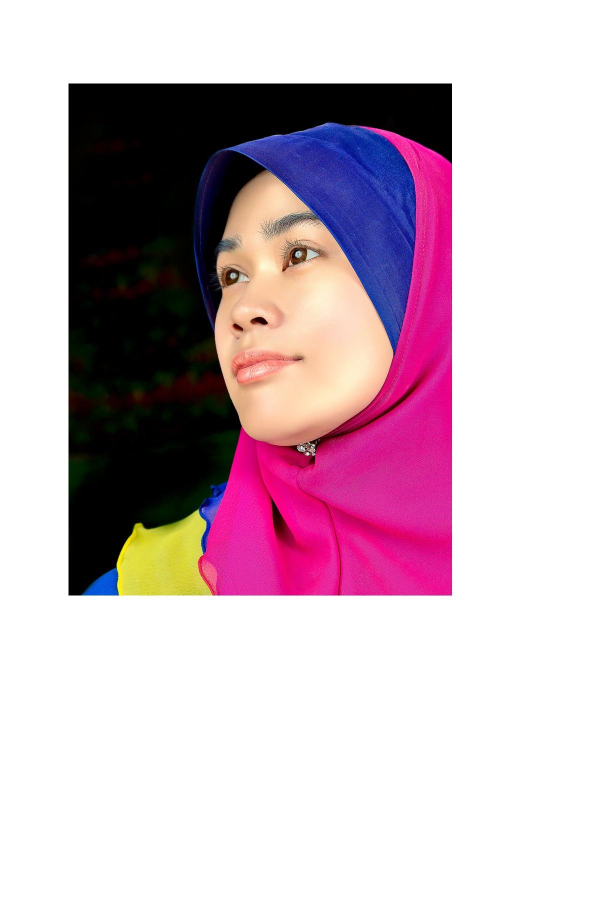
#> input picture SittingWatch/SittingWatch-main/YOLOv8/main/test.jpg, 1210 x 1816 px (shown at 1/2 size)
$ python -i detecter.py   (imports and definitions only)
#> lines starting #> are read from the running program, lines starting #| are printed output that depends on the picture; after the words box and inside, x2 and y2 are one past the last pixel; in counts of white or black regions, pixels touching at a corner belong together
#> further down, picture is the input picture: shape (1816, 1210, 3); mean B, G, R 193.3, 182.4, 203.6
import cv2
import numpy as np
import mediapipe as mp
from mediapipe.python.solutions import pose


# [24 lines left out: function find_upright_rotation, not called in this run]


def detect_person_and_fit_rect(image):
    """
    1) 用 HOG+SVM 检测整张图里最大的人体窗口
    2) 对窗口内做 Canny 边缘检测，找最大连通边缘轮廓
    3) 用 minAreaRect 拟合该轮廓，得到中心(cx,cy)、(w_box,h_box)、旋转角度 θ
    返回：cx, cy, w_box, h_box, angle_deg（以水平为 0°，逆时针为正）
    """
    # —— 1) HOG 人体检测 ——
    hog = cv2.HOGDescriptor()
    hog.setSVMDetector(cv2.HOGDescriptor_getDefaultPeopleDetector())
    rects, _ = hog.detectMultiScale(image, winStride=(8,8), padding=(16,16), scale=1.05)
#> rects = [[316, 964, 133, 266]]
    if len(rects)==0:
        return None
    # 取最大面积的人体框
    x,y,w_box,h_box = max(rects, key=lambda r: r[2]*r[3])
#> x = 316; y = 964; w_box = 133; h_box = 266
    roi = image[y:y+h_box, x:x+w_box]
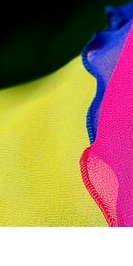
#> roi: shape (266, 133, 3); mean B, G, R 101.5, 133.8, 164.5

    # —— 2) Canny 边缘 & 找轮廓 ——
    gray = cv2.cvtColor(roi, cv2.COLOR_BGR2GRAY)
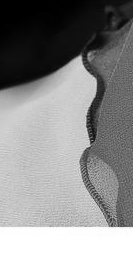
#> gray: shape (266, 133); min 0, max 255, mean 139.3
    edges = cv2.Canny(gray, 50, 150)
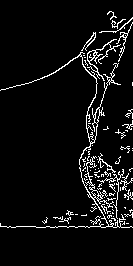
#> edges: shape (266, 133); 6.1% white in thin lines or dots, all inside (x1, y1, x2, y2) = (0, 11, 133, 228)
    contours, _ = cv2.findContours(edges, cv2.RETR_EXTERNAL, cv2.CHAIN_APPROX_NONE)
#> contours = 72 contours, 68 with area under 20; largest, box (x1, y1, x2, y2) and area: (0, 52, 133, 228) 376, (87, 39, 121, 81) 114, (116, 22, 133, 62) 33, (97, 169, 124, 219) 24
    if not contours:
        return None
    cnt = max(contours, key=cv2.contourArea)
#> cnt = contour of 1467 points, box (x1, y1, x2, y2) (0, 52, 133, 228), area 376

    # —— 3) 最小外接矩形拟合 ——
    rect = cv2.minAreaRect(cnt)
#> rect = ((66, 139.5), (175, 132), -90)
    # rect = ((cx_rel, cy_rel), (w_rect, h_rect), angle)
    (cx_rel, cy_rel), (w_rect, h_rect), angle = rect
#> cx_rel = 66; cy_rel = 139.5; w_rect = 175; h_rect = 132; angle = -90

    # —— 转到原图坐标系 ——
    cx = x + cx_rel
#> cx = 382
    cy = y + cy_rel
#> cy = 1103.5

    # OpenCV 的 angle 定义：
    #   如果 w_rect < h_rect，angle ∈ [-90,0) 表示 顺时针(-angle)旋转
    #   否则 angle ∈ [0,90) 表示 逆时针(90-angle)旋转
    # 我们把它统一成 “相对于水平线，逆时针正”：
    if w_rect < h_rect:
        angle_deg = -angle
    else:
        angle_deg = 90 - angle
#> angle_deg = 180

    return cx, cy, w_box, h_box, angle_deg


# [25 lines left out: function compute_preproc_params_alternative, not called in this run]

>>> import cv2
>>> picture = cv2.imread('../SittingWatch/SittingWatch-main/YOLOv8/main/test.jpg')
>>> result = detect_person_and_fit_rect(picture)
#> result = (382, 1103.5, 133, 266, 180)
